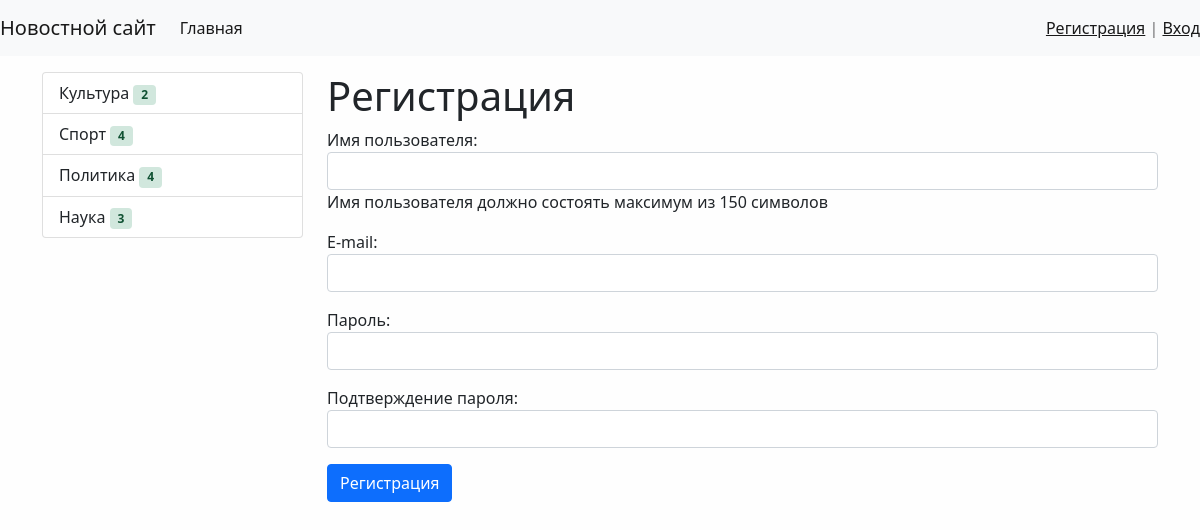
Screenshot of /register/ with the database file from the repository.
### news/models.py (models this page shows, shortened)
class Category(models.Model):
    title = models.CharField(max_length=150, db_index=True, verbose_name='Наименование категории')
    def get_absolute_url(self):
        return reverse('category', kwargs={"category_id": self.pk})
    class Meta:
        verbose_name = 'Категория'  # наименование модели в единственном числе
        verbose_name_plural = 'Категории'
        ordering = ['title']

### news/views.py (the view)
# urls.py: path('register/', register, name='register'),
def register(request):
    if request.method == 'POST':
        form = UserRegisterForm(request.POST)  # форма, связанная с данными (моделью)
        if form.is_valid():
            user = form.save()
            login(request, user)
            messages.success(request, 'Вы успешно зарегистрировались')
            return redirect('home')
        else:
            messages.error(request, 'Ошибка регистрации')
    else:
        form = UserRegisterForm()  # форма, не связаная с данными
    return render(request, 'news/register.html', {'form': form})

### news/forms.py
class UserRegisterForm(UserCreationForm):
    username = forms.CharField(label='Имя пользователя',
                               help_text='Имя пользователя должно состоять максимум из 150 символов',
                               widget=forms.TextInput(attrs={'class': 'form-control', 'autocomplete': "off"}))
    email = forms.EmailField(label='E-mail',
                             widget=forms.EmailInput(attrs={'class': 'form-control', 'autocomplete': "off"}))
    password1 = forms.CharField(label='Пароль',
                                widget=forms.PasswordInput(attrs={'class': 'form-control'}))
    password2 = forms.CharField(label='Подтверждение пароля',
                                widget=forms.PasswordInput(attrs={'class': 'form-control'}))
    class Meta:
        model = User
        fields = ('username', 'email', 'password1', 'password2')
        widgets = {
            'username': forms.TextInput(attrs={'class': 'form-control'}),
            'email': forms.EmailInput(attrs={'class': 'form-control'}),
            'password1': forms.PasswordInput(attrs={'class': 'form-control'}),
            'password2': forms.PasswordInput(attrs={'class': 'form-control'}),
        }

### news/templatetags/news_tags.py (called while the page is built)
@register.inclusion_tag('news/list_categories.html')
def show_categories():
    categories = Category.objects.annotate(cnt=Count('news', filter=F('news__is_published'))).filter(cnt__gt=0)
    return {'categories': categories}

### news/templates/news/register.html (shortened to what this page needs)
{% extends 'base.html' %}
{% block sidebar %}
{% include 'inc/_sidebar.html' %}
{% endblock %}
{% block content %}
<h1>Регистрация</h1>
<form method="post">
    {{ form.as_p }}
    <button type="submit" class="btn btn-primary btn-block">Регистрация</button>
</form>
{% endblock %}

### news/templates/news/list_categories.html
<div class="list-group">
    {% for item in categories %}
    <a href="{{ item.get_absolute_url }}" class="list-group-item
                 list-group-item-action">{{ item.title }}
        <span class="badge badge-primary badge-pill alert-success">{{ item.cnt }}</span>
    </a>
    {% endfor %}
</div>

### mysite/static/css/style.css (style rules this page uses)
body { background-color: #fefefe; }

### rows the page displays
Category: title "Культура", cnt "2"
Category: title "Спорт", cnt "4"
Category: title "Политика", cnt "4"
Category: title "Наука", cnt "3"
